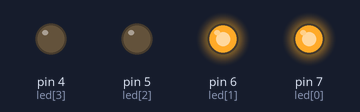
The sketch below on a simulated Arduino Uno, built with avr-gcc and run on an emulated ATmega328P. On the bench: output pins drawn as LEDs (lit = HIGH).

Above: at 1.0 s.
At 3.0 s:
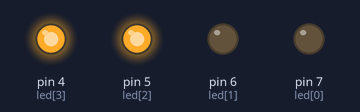
Timing chart, 0 to 5.2 s (numbered marks = the images above):
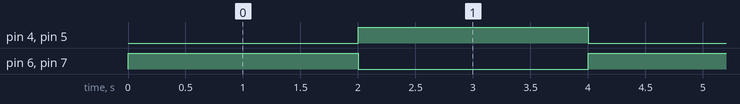

The sketch:

led4.ino
```cpp
//Que 1: Write a Program in Arduino IDE using User Defined Function in which
//      - We use 4 LED and make 2 function; each function will operate two LED.


int led[]={7,6,5,4};
int i;
void setup()
{
  for(i=0;i<4;i++){
  pinMode(led[i],HIGH);
  } }
 void loop()
{  fun1();
  fun2();
}
int fun1()
{
  int i=0;
digitalWrite(led[i],HIGH);
    digitalWrite(led[i+1],HIGH);
  delay(2000);
    digitalWrite(led[i],LOW);
    digitalWrite(led[i+1],LOW);
  }
int fun2()
  {  int i=2;
digitalWrite(led[i],HIGH);
  digitalWrite(led[i+1],HIGH);
    delay(2000);
    digitalWrite(led[i],LOW);
  digitalWrite(led[i+1],LOW);
}
```

Measured:
- by itself, pin 4 (led[3]), pin 5 (led[2]), pin 6 (led[1]), pin 7 (led[0]): alternates HIGH for 2.0 s and LOW for 2.0 s
- by itself, everything shown: repeats every 4.0 s, in 3 steps
